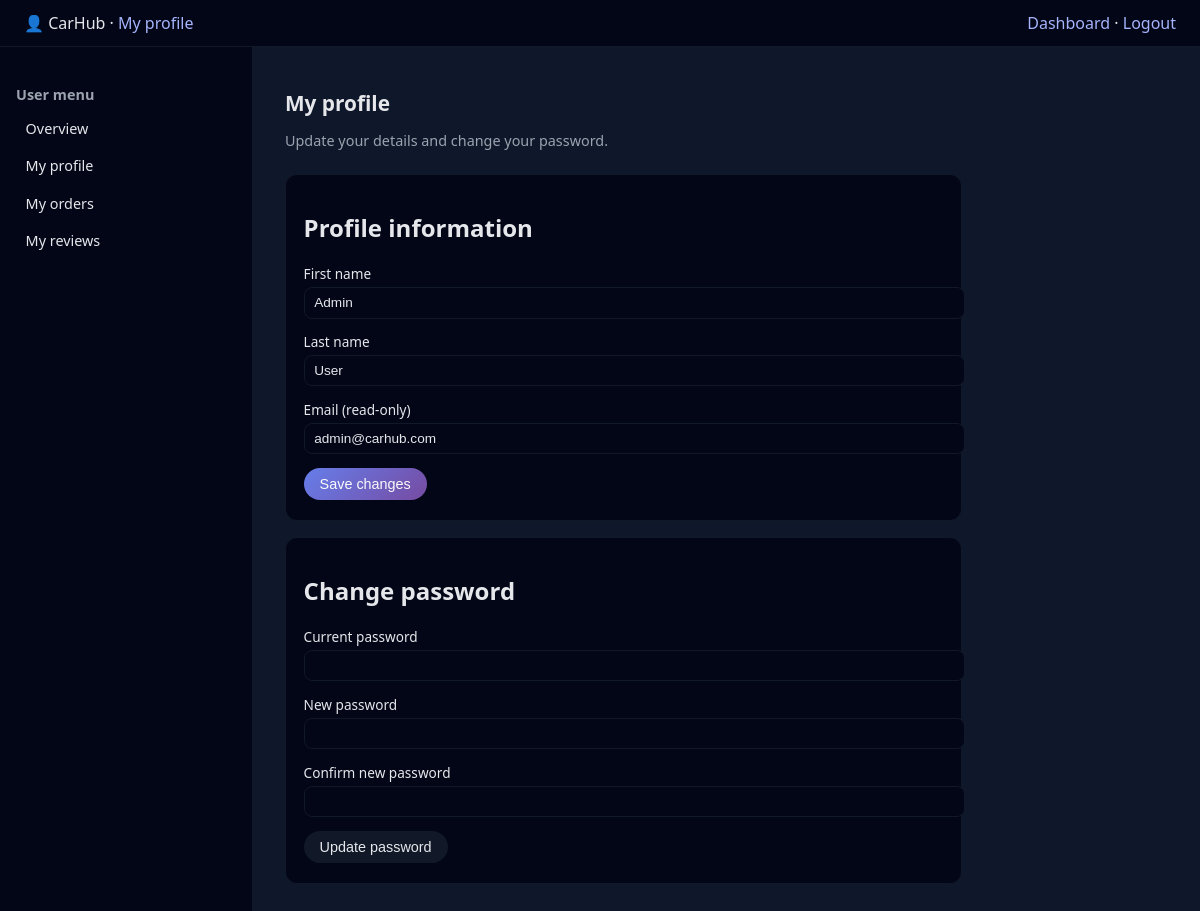
The app's page /profile.php (signed in) with its own data.
### tables this page shows
CREATE TABLE IF NOT EXISTS `users` (
  `user_id` int NOT NULL AUTO_INCREMENT,
  `email` varchar(255) NOT NULL,
  `password_hash` varchar(255) NOT NULL,
  `first_name` varchar(100) NOT NULL,
  `last_name` varchar(100) NOT NULL,
  `phone_number` varchar(20) DEFAULT NULL,
  `role` enum('buyer','seller','admin','buyer_seller') NOT NULL DEFAULT 'buyer',
  `profile_image_url` varchar(500) DEFAULT NULL,
  `address` text,
  `city` varchar(100) DEFAULT NULL,
  `country` varchar(100) DEFAULT NULL,
  `is_active` tinyint(1) DEFAULT '1',
  `is_verified` tinyint(1) DEFAULT '0',
  `created_at` timestamp NOT NULL DEFAULT CURRENT_TIMESTAMP,
  `updated_at` timestamp NOT NULL DEFAULT CURRENT_TIMESTAMP ON UPDATE CURRENT_TIMESTAMP,
  PRIMARY KEY (`user_id`),
  UNIQUE KEY `email` (`email`),
  KEY `idx_user_email` (`email`),
  KEY `idx_user_role` (`role`)
);

### profile.php (the view, shortened to what this page needs)
<?php
$currentUserId = (int) $_SESSION['user_id'];
$db = (new Database())->getConnection();
function h($v) { return htmlspecialchars($v ?? '', ENT_QUOTES, 'UTF-8'); }
$user = null;
try {
    $sql = "SELECT first_name, last_name, email, role, created_at
            FROM users
            WHERE user_id = :id";
    $stmt = $db->prepare($sql);
    $stmt->execute([':id' => $currentUserId]);
    $user = $stmt->fetch(PDO::FETCH_ASSOC);
} catch (Exception $e) {
    $user = null;
}
?>
<!DOCTYPE html>
<html lang="en">
<head>
</head>
<body>
<header class="topbar">
    <div>👤 CarHub · <span style="color:#a5b4fc;">My profile</span></div>
    <div><a href="index.php">Dashboard</a> · <a href="/logout.php">Logout</a></div>
</header>
<div class="layout">
    <aside class="sidebar">
        <h3>User menu</h3>
        <ul>
            <li><a href="index.php">Overview</a></li>
            <li><a href="profile.php">My profile</a></li>
            <li><a href="orders.php">My orders</a></li>
            <li><a href="reviews.php">My reviews</a></li>
        </ul>
    </aside>
    <main class="main">
        <h1 class="page-title">My profile</h1>
        <p class="page-subtitle">Update your details and change your password.</p>
        <section class="card">
            <h2>Profile information</h2>
            <form method="post">
                <div class="form-group">
                    <label>First name</label>
                    <input type="text" name="first_name" value="<?php echo h($user['first_name'] ?? ''); ?>" required>
                </div>
                <div class="form-group">
                    <label>Last name</label>
                    <input type="text" name="last_name" value="<?php echo h($user['last_name'] ?? ''); ?>">
                </div>
                <div class="form-group">
                    <label>Email (read-only)</label>
                    <input type="email" value="<?php echo h($user['email'] ?? ''); ?>" disabled>
                </div>
                <button type="submit" class="btn btn-primary">Save changes</button>
            </form>
        </section>
        <section class="card">
            <h2>Change password</h2>
            <form method="post">
                <div class="form-group">
                    <label>Current password</label>
                    <input type="password" name="current_password" required>
                </div>
                <div class="form-group">
                    <label>New password</label>
                    <input type="password" name="new_password" required>
                </div>
                <div class="form-group">
                    <label>Confirm new password</label>
                    <input type="password" name="confirm_password" required>
                </div>
                <button type="submit" class="btn btn-secondary">Update password</button>
            </form>
        </section>
    </main>
</div>
</body>
</html>

### profile.php (style rules this page uses)
body { margin:0;font-family:system-ui,-apple-system,BlinkMacSystemFont,"Segoe UI",sans-serif;background:#0f172a;color:#e5e7eb; }
a { color:#a5b4fc;text-decoration:none; }
.topbar { display:flex;justify-content:space-between;align-items:center;padding:0.75rem 1.5rem;background:#020617;border-bottom:1px solid #111827; }
.layout { display:flex;min-height:calc(100vh - 52px); }
.sidebar { width:220px;background:#020617;border-right:1px solid #111827;padding:1.5rem 1rem;font-size:0.9rem; }
.sidebar h3 { font-size:0.9rem;color:#9ca3af;margin-bottom:0.5rem; }
.sidebar ul { list-style:none;padding:0;margin:0; }
.sidebar li { margin-bottom:0.35rem; }
.sidebar a { display:block;padding:0.4rem 0.6rem;border-radius:0.5rem;color:#e5e7eb; }
.main { flex:1;padding:1.75rem 2rem; }
.page-title { font-size:1.3rem;margin-bottom:0.25rem; }
.page-subtitle { font-size:0.9rem;color:#9ca3af;margin-bottom:1.5rem; }
.card { background:#020617;border-radius:0.75rem;padding:1rem 1.1rem 1.25rem;border:1px solid #111827;margin-bottom:1rem;max-width:640px; }
.form-group { margin-bottom:0.85rem; }
.form-group label { display:block;font-size:0.85rem;margin-bottom:0.25rem; }
.form-group input { width:100%;padding:0.45rem 0.6rem;border-radius:0.5rem;border:1px solid #111827;background:#020617;color:#e5e7eb;font-size:0.85rem; }
.btn { padding:0.5rem 1rem;border-radius:999px;border:none;font-size:0.9rem;cursor:pointer; }
.btn-primary { background:linear-gradient(135deg,#667eea,#764ba2);color:#f9fafb; }
.btn-secondary { background:#111827;color:#e5e7eb; }

### records on screen
users: first_name "Admin", last_name "User", email "admin@carhub.com"
